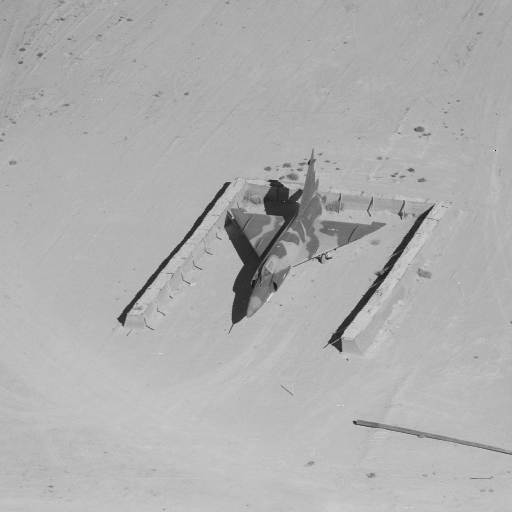
#> input picture dataset/7.1.02.tiff, 512 x 512 px, found by its file name
$ jupyter execute '38. Scharr high pass filter.ipynb'
#> lines starting #> are read from the running program, lines starting #| are printed output that depends on the picture
[cell 1]
import cv2
import matplotlib.pyplot as plt

def main():

    path = "C:\\Users\\kenneth\\opencv\\dataset\\"

    imgpath1 =  path + "7.1.02.tiff"
    imgpath2 =  path + "4.1.01.tiff"
    img = cv2.imread(imgpath1, 1)
#> img is the input picture: shape (512, 512, 3); min 3, max 250, mean 175.3
    img = cv2.cvtColor(img, cv2.COLOR_BGR2RGB)

    edgesx = cv2.Scharr(img, -1, dx=1, dy=0, scale=1,
                       delta=0, borderType=cv2.BORDER_DEFAULT)
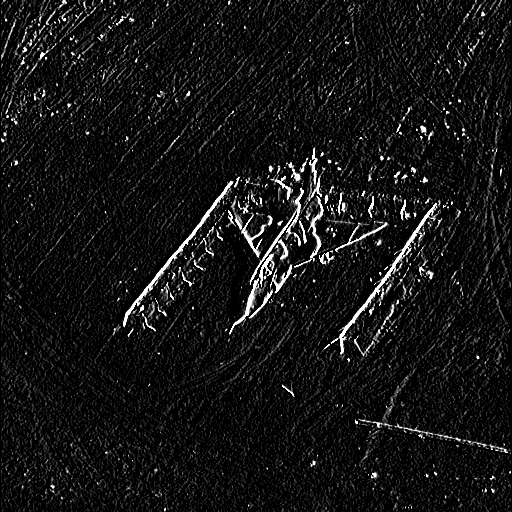
#> edgesx: shape (512, 512, 3); min 0, max 255, mean 20.3

    edgesy = cv2.Scharr(img, -1, dx=0, dy=1, scale=1,
                       delta=0, borderType=cv2.BORDER_DEFAULT)
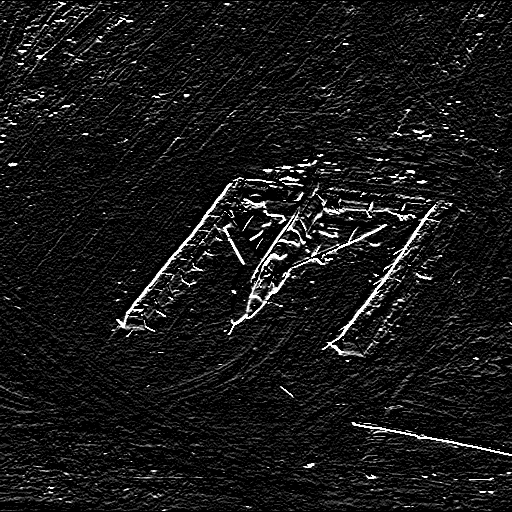
#> edgesy: shape (512, 512, 3); min 0, max 255, mean 22.9

    edges = edgesx + edgesy
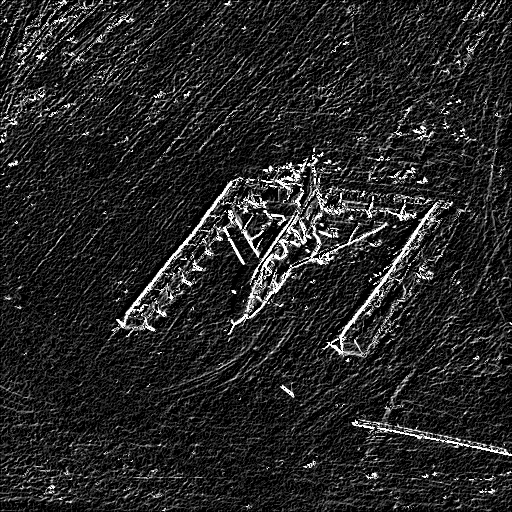
#> edges: shape (512, 512, 3); min 0, max 255, mean 37.9

    output = [img, edgesx, edgesy, edges]
    titles = ['Original', 'dx=1 dy=0', 'dx=0 dy=1', 'Edges']

    for i in range(4):
        plt.subplot(2, 2, i+1)
        plt.imshow(output[i], cmap = 'gray')
        plt.title(titles[i])
        plt.xticks([])
        plt.yticks([])
    plt.show()
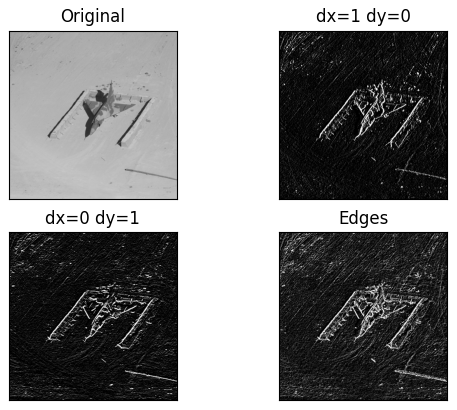
#> figure drawn by matplotlib, 4 panels

if __name__ == "__main__":
    main()

$ run again, with dataset/4.1.03.tiff copied over dataset/7.1.02.tiff
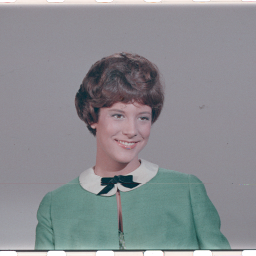
#> input picture dataset/4.1.03.tiff, 256 x 256 px, found by its file name
#> in main, img is the input picture: shape (256, 256, 3); mean B, G, R 144, 140, 137.6
#> in main, `edges = edgesx + edgesy`:
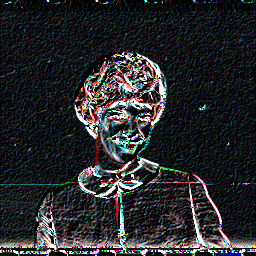
#> edges: shape (256, 256, 3); mean R, G, B 38.8, 40.1, 42.6
#> in main, `plt.show()`:
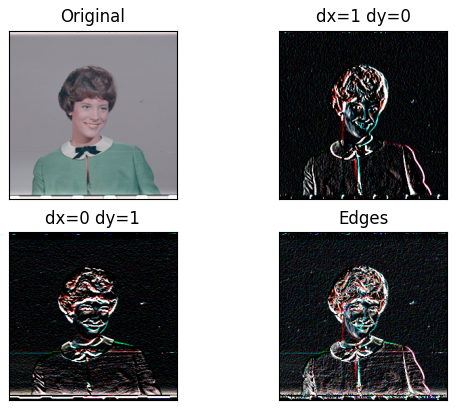
#> figure drawn by matplotlib, 4 panels

$ run again, with dataset/4.1.04.tiff copied over dataset/7.1.02.tiff
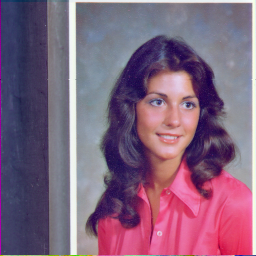
#> input picture dataset/4.1.04.tiff, 256 x 256 px, found by its file name
#> in main, img is the input picture: shape (256, 256, 3); mean B, G, R 125.2, 99.3, 129.2
#> in main, `edges = edgesx + edgesy`:
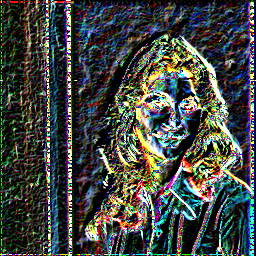
#> edges: shape (256, 256, 3); mean R, G, B 65.7, 70.5, 66.1
#> in main, `plt.show()`:
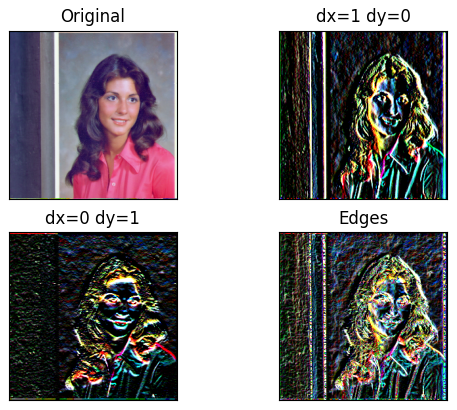
#> figure drawn by matplotlib, 4 panels
